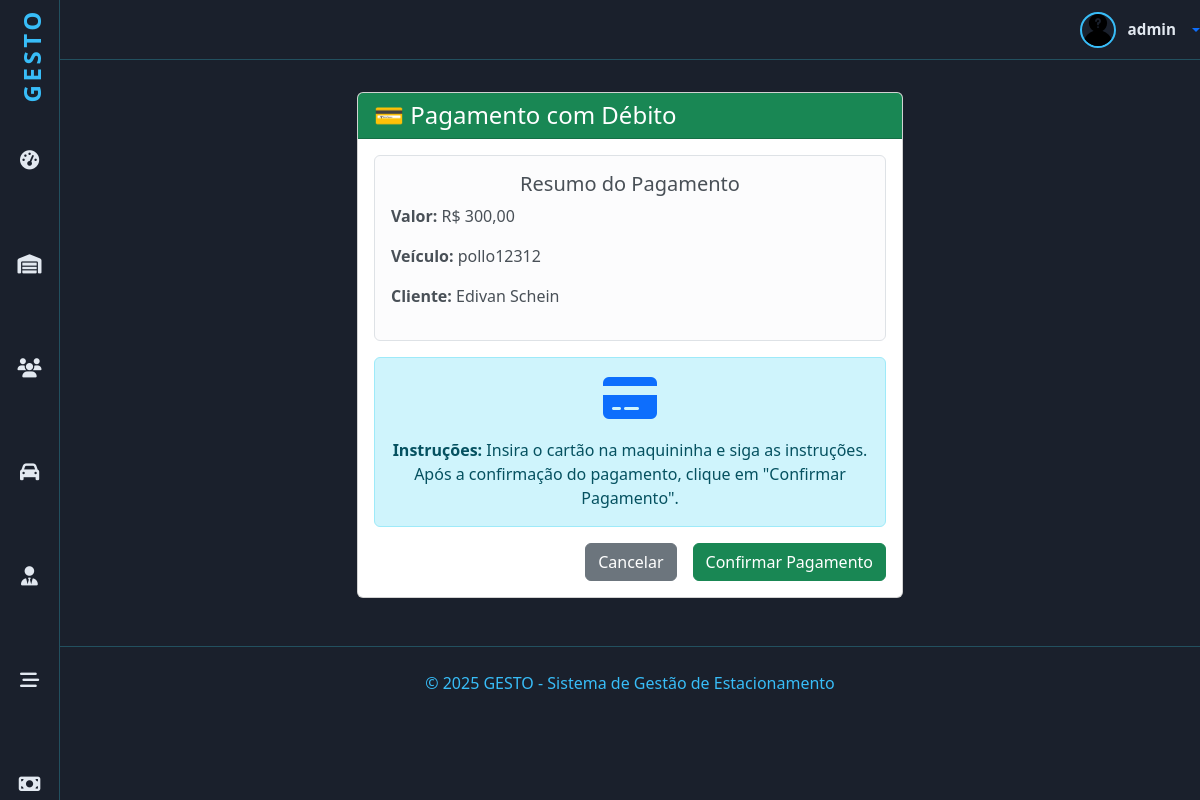
The app's page /pagamentos/debito/21/ (signed in) with its own data.
### pagamentos/models.py (models this page shows, shortened)
class Pagamento(models.Model):
    PAGAMENTO_CHOICES = (
        ('DINHEIRO', 'Dinheiro'),
        ('PIX', 'PIX'),
        ('CREDITO', 'Cartão de Crédito'),
        ('DEBITO', 'Cartão de Débito'),
    )
    STATUS_CHOICES = (
        ('PENDENTE', 'Pendente'),
        ('PAGO', 'Pago'),
    )
    data_pagamento = models.DateTimeField('Data do Pagamento', default=timezone.now)
    forma = models.CharField('Forma de Pagamento', max_length=20, choices=PAGAMENTO_CHOICES, default='DINHEIRO')
    valor_total = models.DecimalField('Valor Total', max_digits=8, decimal_places=2, default=0)
    estadia = models.ForeignKey(Estadia, on_delete=models.CASCADE, related_name='pagamentos', blank=True, null=True)
    status = models.CharField('Status', max_length=20, choices=STATUS_CHOICES, default='PAGO')
    observacao = models.TextField('Observação', blank=True, null=True)
    class Meta:
        verbose_name = 'Pagamento'
        verbose_name_plural = 'Pagamentos'
        ordering = ['-data_pagamento']

### estadias/models.py (models this page shows, shortened)
class Estadia(models.Model):
    veiculo = models.ForeignKey('veiculos.Veiculo', on_delete=models.PROTECT)
    cliente = models.ForeignKey('clientes.ClienteGeral', on_delete=models.SET_NULL, null=True, blank=True)
    funcionario = models.ForeignKey('funcionarios.Funcionario', on_delete=models.SET_NULL, null=True, blank=True)
    vaga = models.ForeignKey('vagas.Vaga', on_delete=models.SET_NULL, null=True, blank=True)
    data_chegada = models.DateTimeField(default=timezone.now)
    data_saida = models.DateTimeField(null=True, blank=True)
    finalizada = models.BooleanField(default=False)
    valor_total = models.DecimalField(max_digits=8, decimal_places=2, default=0)
    class Meta:
        ordering = ['-data_chegada']

### veiculos/models.py (models this page shows, shortened)
class Veiculo(models.Model):
    placa = models.CharField('Placa', max_length=10, unique=True)
    marca = models.CharField('Marca', max_length=50, null=True, blank=True)
    modelo = models.CharField('Modelo', max_length=50, null=True, blank=True)
    cor = models.CharField('Cor', max_length=30, null=True, blank=True)
    foto = models.ImageField('Foto', upload_to='static/veiculos', null=True, blank=True)
    clientes = models.ManyToManyField(ClienteGeral,related_name='veiculos',verbose_name='Clientes',blank=False)
    plano = models.ForeignKey(Plano, on_delete=models.SET_NULL, null=True, blank=True, verbose_name='Plano')
    categoria_cnh = models.ForeignKey(Categoria, on_delete=models.SET_NULL, null=True, verbose_name='Categoria do Veículo',limit_choices_to={'status': True})
    data_vencimento_plano = models.DateField('Data de Vencimento do Plano',null=True,blank=True)
    class Meta:
        verbose_name = 'Veículo'
        verbose_name_plural = 'Veículos'
        ordering = [Upper('placa')]

### clientes/models.py (models this page shows, shortened)
class Pessoa(models.Model):
    nome = models.CharField('Nome', max_length=50, help_text='Nome completo')
    fone = models.CharField('Fone', max_length=12, help_text='Número de telefone (Apenas números)', unique=True)
    email = models.EmailField('E-mail', max_length=100, help_text='E-mail', unique=True)
    endereco = models.CharField('Endereço', max_length=300, help_text='Endereço completo')
    foto = StdImageField('Foto', upload_to='static/pessoas', delete_orphans=True, null=True, blank=True)
    class Meta:
        abstract = True

class ClienteGeral(Pessoa):
    TIPO_CLIENTE_CHOICES = (
        ('PF', 'Pessoa Física'),
        ('PJ', 'Pessoa Jurídica'),
    )
    tipo_cliente = models.CharField('Tipo de Cliente', max_length=2, choices=TIPO_CLIENTE_CHOICES)
    cpf = models.CharField('CPF ', max_length=14, unique=True, null=True, blank=True)
    data_nascimento = models.DateField('Data de Nascimento', null=True, blank=True)
    empresa = models.CharField('Nome da Empresa', max_length=100, null=True, blank=True)
    cnpj = models.CharField('CNPJ (Apenas números)', max_length=18, unique=True, null=True, blank=True)
    class Meta:
        verbose_name = 'Cliente'
        verbose_name_plural = 'Clientes'
        ordering = [Upper('nome'), Upper('empresa')]

### pagamentos/views.py (the view, shortened to what this page needs)
# urls.py: path('debito/<int:pagamento_id>/', views.PagamentoDebitoView.as_view(), name='debito'),
class PagamentoDebitoView(View):
    template_name = 'formas_pgto/debito.html'
    def get(self, request, pagamento_id):
        pagamento = get_object_or_404(Pagamento, id=pagamento_id)
        context = {
            'pagamento': pagamento,
            'estadia': pagamento.estadia
        }
        return render(request, self.template_name, context)

### pagamentos/templates/formas_pgto/debito.html (shortened to what this page needs)
{% extends 'principal.html' %}
{% load django_bootstrap5 %}
{% block content %}
<div class="container mt-4">
    <div class="row">
        <div class="col-md-6 mx-auto">
            <div class="card">
                <div class="card-header bg-success text-white">
                    <h4 class="mb-0">💳 Pagamento com Débito</h4>
                </div>
                <div class="card-body">
                    <div class="alert alert-light border">
                        <h5 class="text-center">Resumo do Pagamento</h5>
                        <p><strong>Valor:</strong> R$ {{ pagamento.valor_total|floatformat:2 }}</p>
                        <p><strong>Veículo:</strong> {{ pagamento.estadia.veiculo.placa }}</p>
                        <p><strong>Cliente:</strong> {{ pagamento.estadia.cliente.nome }}</p>
                    </div>
                    <div class="alert alert-info text-center">
                        <i class="fas fa-credit-card fa-3x mb-3 text-primary"></i>
                        <p class="mb-0"><strong>Instruções:</strong> Insira o cartão na maquininha e siga as instruções.</p>
                        <p class="mb-0">Após a confirmação do pagamento, clique em "Confirmar Pagamento".</p>
                    </div>
                    <form method="post">
                        <div class="d-grid gap-2 d-md-flex justify-content-md-end">
                            <a href="{% url 'pagamentos:pagamentos' %}" class="btn btn-secondary me-md-2">Cancelar</a>
                            <button type="submit" class="btn btn-success">Confirmar Pagamento</button>
                        </div>
                    </form>
                </div>
            </div>
        </div>
    </div>
</div>
{% endblock %}

### home/templates/principal.html (shortened to what this page needs)
<!doctype html>
{% load static %}
{% load django_bootstrap5 %}
<html lang="pt-br">
<head>
    {% block head %}
    {% include "head.html" %}
    {% endblock %}
</head>
<body>
<header id="header-top" role="banner" aria-label="Cabeçalho superior">
    <div class="dropdown">
        <a href="#" class="user-profile text-decoration-none dropdown-toggle" data-bs-toggle="dropdown"
           aria-expanded="false">
            {% if user.is_authenticated %}
                {% if user.funcionario.foto %}
                    <img src="{{ user.funcionario.foto.url }}" alt="Avatar do utilizador"/>
                {% else %}
                    <img src="{% static 'img/desconhecido.png' %}" alt="Avatar do utilizador"/>
                {% endif %}
                <span>{{ user.username }}</span>
            {% else %}
                <i class="fas fa-sign-in-alt me-2"></i>
                <span>Acesso</span>
            {% endif %}
        </a>
    </div>
</header>
{% if request.user.is_authenticated %}
    <nav id="sidebar" aria-label="Menu principal">
        <div class="logo" aria-label="Logo GESTO">
            <a href="{% url 'index' %}"
               class="nav-link {% if request.resolver_match.url_name == 'index' %}active{% endif %}">GESTO</a>
        </div>
        <div data-bs-spy="scroll"  data-bs-offset="0" data-bs-smooth-scroll="true" class="scrollspy" tabindex="0">
      <ul class="nav flex-column" role="menu" aria-label="Navegação principal">
            <li class="nav-item" role="none">
                <a href="{% url 'index' %}"
                   class="nav-link {% if request.resolver_match.url_name == 'index' %}active{% endif %}">
                    <i class="fa-solid fa-gauge-high" aria-hidden="true"></i>
                </a>
            </li>
            <li class="nav-item" role="none">
                <a href="{% url 'estadias' %}"
                   class="nav-link {% if request.resolver_match.url_name == 'estadias' %}active{% endif %}">
                    <i class="fa-solid fa-warehouse" aria-hidden="true"></i>
                </a>
            </li>
            <li class="nav-item" role="none">
                <a href="{% url 'clientes' %}"
                   class="nav-link {% if request.resolver_match.url_name == 'clientes' %}active{% endif %}">
                    <i class="fas fa-users"></i>
                </a>
            </li>
            <li class="nav-item" role="none">
                <a href="{% url 'veiculos' %}"
                   class="nav-link {% if request.resolver_match.url_name == 'veiculos' %}active{% endif %}">
                    <i class="fas fa-car" aria-hidden="true"></i>
                </a>
            </li>
           <li class="nav-item" role="none">
                <a href="{% url 'funcionarios' %}"
                   class="nav-link {% if request.resolver_match.url_name == 'funcionarios' %}active{% endif %}">
                    <i class="fas fa-user-tie" aria-hidden="true"></i>
                </a>
            </li>
            <li class="nav-item" role="none">
                <a href="{% url 'vagas' %}"
                   class="nav-link {% if request.resolver_match.url_name == 'vagas' %}active{% endif %}">
                    <i class="fas fa-stream" aria-hidden="true"></i>
                </a>
            </li>
            <li class="nav-item" role="none">
                <a href="{% url 'valores' %}"
                   class="nav-link {% if request.resolver_match.url_name == 'valores' %}active{% endif %}">
                    <i class="fa-solid fa-money-bill" aria-hidden="true"></i>
                </a>
            </li>
        </ul>
    </div>
    </nav>
{% endif %}
{% block content %}{% endblock %}
{% block footer %}
{% include "footer.html" %}
{% endblock %}
</body>
</html>

### home/templates/head.html (style rules this page uses)
:root { --bg-primary: #1a202c; --bg-card: #2d3748; --text-primary: #e2e8f0; --highlight: #38bdf8; --border-subtle: rgba(56, 223, 248, 0.25); --table-row-alt: #374151; }
.scrollspy { position: relative; height: 100vh; margin-top: .5rem; overflow: auto; -ms-overflow-style: none; scrollbar-width: none; }
body { background-color: var(--bg-primary); color: var(--text-primary); font-family: "Segoe UI", Tahoma, Geneva, Verdana, sans-serif; min-height: 100vh; overflow-x: hidden; margin-left: 5%; }
#sidebar { background-color: var(--bg-primary); min-height: 100vh; width: 5%; position: fixed; top: 0; left: 0; padding-top: 0.5rem; display: flex; flex-direction: column; align-items: center; border-right: 1px solid var(--border-subtle); z-index: 1030; transition: 0.7s ease-out; margin-bottom: 10%; }
#sidebar .logo { font-weight: 700; font-size: 1.5rem; color: var(--highlight); margin-bottom: 2rem; user-select: none; writing-mode: vertical-rl; transform: rotate(180deg); letter-spacing: 0.15em; text-align: center; width: 32px; }
#sidebar ul.nav { list-style: none; padding: 0; margin: 0; width: 100%; margin-bottom: 10%; padding-bottom: 30%; }
#sidebar ul.nav li { width: 100%; margin-bottom: 1.5rem; text-align: center; }
#sidebar ul.nav li a { color: var(--text-primary); font-size: 1.2rem; display: block; width: 100%; padding: 0.2rem 0; transition: color 0.3s; position: relative; }
#header-top { height: 60px; border-bottom: 1px solid var(--border-subtle); display: flex; align-items: center; justify-content: flex-end; gap: 1.5rem; margin-bottom: 2rem; color: var(--text-primary); }
#header-top .user-profile { display: flex; align-items: center; gap: 0.75rem; cursor: pointer; user-select: none; }
#header-top .user-profile img { width: 36px; height: 36px; border-radius: 50%; border: 2px solid var(--highlight); object-fit: cover; }
#header-top .user-profile span { font-weight: 600; font-size: 0.95rem; color: var(--text-primary); white-space: nowrap; }

### records on screen
Pagamento: valor_total "300,00", estadia.veiculo.placa "pollo12312", estadia.cliente.nome "Edivan Schein"

### other values on screen
{{ user.username }} "admin"
